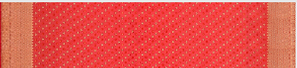
#> input picture input/body.png, 297 x 68 px, given in place of pallu_mask.png, which was not available
$ python app.py
#> lines starting #> are read from the running program, lines starting #| are printed output that depends on the picture; pictures that were not available may be replaced by others from this repository, and a replacement may not be noted
from PIL import Image
import os

# Paths to mask files (make sure these exist)
MASKS = {
    "pallu": "static/masks/pallu_mask.png",
    "blouse": "static/masks/blouse_mask.png",
    "body": "static/masks/body_mask.png"
}

def generate_saree_from_files(pallu_path, blouse_path, body_path):
    # Load user uploaded parts
#> called with pallu_path = 'input/pallu_mask.png', blouse_path = 'input/blouse_mask.png', body_path = 'input/body_mask.png'
    pallu = Image.open(pallu_path).convert('RGBA')
#> pallu is the input picture: PIL image 297x68 RGBA; mean R, G, B, A 230.2, 83.3, 76, 255
    blouse = Image.open(blouse_path).convert('RGBA')
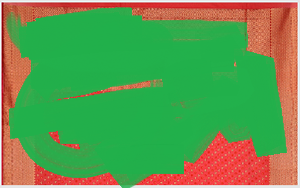
#> input picture input/pallu.png, 300 x 188 px, given in place of blouse_mask.png, which was not available
#> blouse is the input picture: PIL image 300x188 RGBA; mean R, G, B, A 98.1, 151.3, 80.4, 255
    body = Image.open(body_path).convert('RGBA')
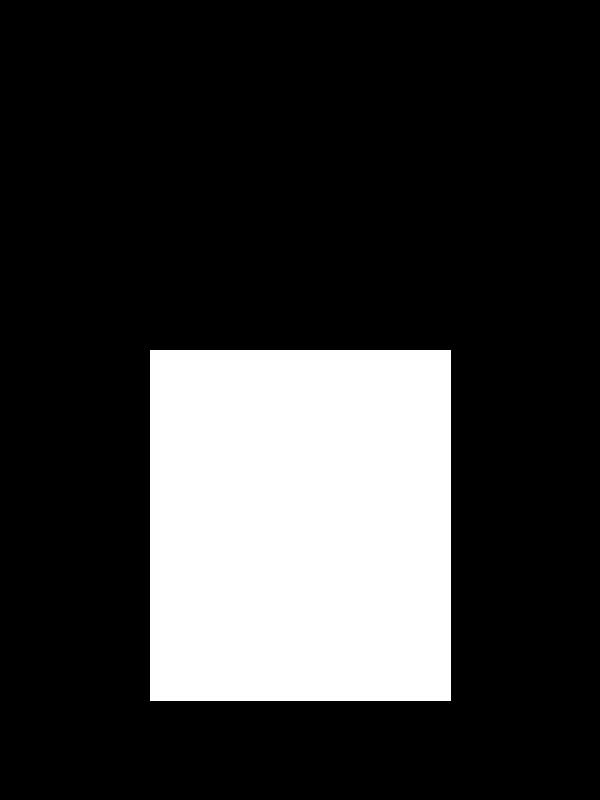
#> input picture input/body_mask.png, 600 x 800 px

    # Load masks
    pallu_mask = Image.open(MASKS["pallu"]).convert('L')
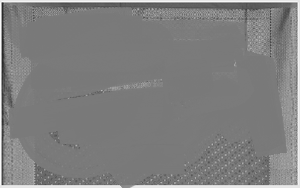
#> pallu_mask: PIL image 300x188 L; min 36, max 251, mean 127.3
#> (the run stopped early here; a loop or call above may not have finished)
